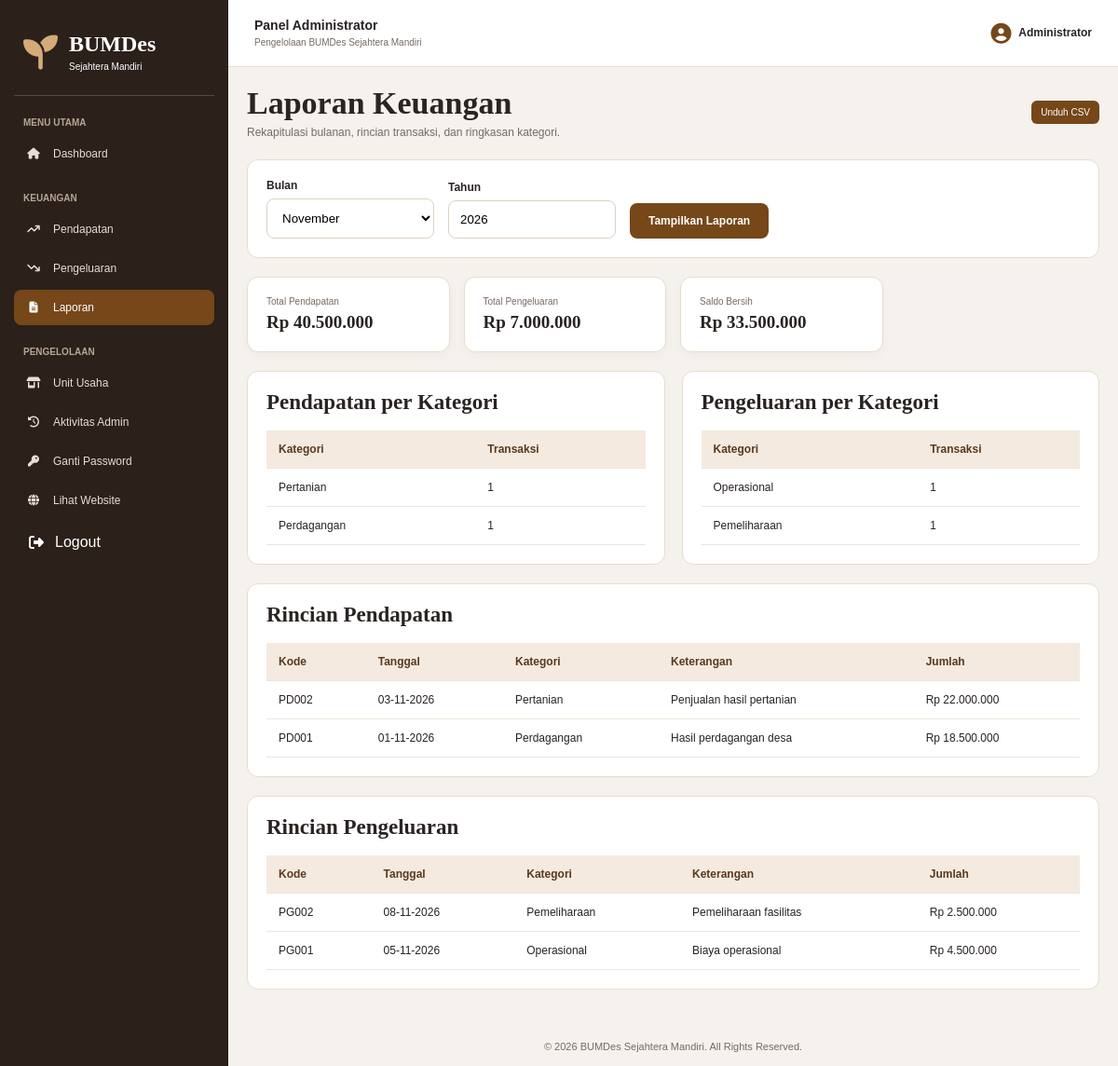
Page /admin/laporan.php (signed in) on the committed database.
### tables this page shows
CREATE TABLE pendapatan (
    id INT AUTO_INCREMENT PRIMARY KEY,
    kode_transaksi VARCHAR(50) NOT NULL UNIQUE,
    tanggal DATE NOT NULL,
    kategori VARCHAR(100) NOT NULL,
    unit_usaha_id INT NULL,
    keterangan TEXT,
    jumlah DECIMAL(15,2) NOT NULL,
    created_at TIMESTAMP DEFAULT CURRENT_TIMESTAMP,
    updated_at TIMESTAMP DEFAULT CURRENT_TIMESTAMP ON UPDATE CURRENT_TIMESTAMP,
    INDEX idx_pendapatan_tanggal (tanggal),
    INDEX idx_pendapatan_unit (unit_usaha_id),
    FOREIGN KEY (unit_usaha_id)
        REFERENCES unit_usaha(id)
        ON DELETE SET NULL
);

CREATE TABLE pengeluaran (
    id INT AUTO_INCREMENT PRIMARY KEY,
    kode_transaksi VARCHAR(50) NOT NULL UNIQUE,
    tanggal DATE NOT NULL,
    kategori VARCHAR(100) NOT NULL,
    unit_usaha_id INT NULL,
    keterangan TEXT,
    jumlah DECIMAL(15,2) NOT NULL,
    created_at TIMESTAMP DEFAULT CURRENT_TIMESTAMP,
    updated_at TIMESTAMP DEFAULT CURRENT_TIMESTAMP ON UPDATE CURRENT_TIMESTAMP,
    INDEX idx_pengeluaran_tanggal (tanggal),
    INDEX idx_pengeluaran_unit (unit_usaha_id),
    FOREIGN KEY (unit_usaha_id)
        REFERENCES unit_usaha(id)
        ON DELETE SET NULL
);

### config/config.php (called while the page is built, shortened)
<?php
function e($data): string {
    return htmlspecialchars((string)($data ?? ''), ENT_QUOTES | ENT_SUBSTITUTE, 'UTF-8');
}
function rupiah($angka): string {
    return 'Rp ' . number_format((float)$angka, 0, ',', '.');
}
function tanggal($value): string {
    $time = strtotime($value);
    return $time ? date('d-m-Y', $time) : '-';
}

### admin/laporan.php (the view, shortened to what this page needs)
<?php
require_once "../config/config.php"; adminLogin();
$bulan=(int)($_GET['bulan']??date('m')); $tahun=(int)($_GET['tahun']??date('Y'));
$awal=sprintf('%04d-%02d-01',$tahun,$bulan); $akhir=date('Y-m-d',strtotime($awal.' +1 month')); $params=[$awal,$akhir];
$q=$pdo->prepare('SELECT COALESCE(SUM(jumlah),0) FROM pendapatan WHERE tanggal>=? AND tanggal<?');$q->execute($params);$pendapatan=$q->fetchColumn();
$q=$pdo->prepare('SELECT COALESCE(SUM(jumlah),0) FROM pengeluaran WHERE tanggal>=? AND tanggal<?');$q->execute($params);$pengeluaran=$q->fetchColumn();$saldo=$pendapatan-$pengeluaran;
$q=$pdo->prepare('SELECT * FROM pendapatan WHERE tanggal>=? AND tanggal<? ORDER BY tanggal DESC,id DESC');$q->execute($params);$dataPendapatan=$q->fetchAll();
$q=$pdo->prepare('SELECT * FROM pengeluaran WHERE tanggal>=? AND tanggal<? ORDER BY tanggal DESC,id DESC');$q->execute($params);$dataPengeluaran=$q->fetchAll();
$q=$pdo->prepare('SELECT kategori,SUM(jumlah) total,COUNT(*) jumlah_transaksi FROM pendapatan WHERE tanggal>=? AND tanggal<? GROUP BY kategori ORDER BY total DESC');$q->execute($params);$kategoriPendapatan=$q->fetchAll();
$q=$pdo->prepare('SELECT kategori,SUM(jumlah) total,COUNT(*) jumlah_transaksi FROM pengeluaran WHERE tanggal>=? AND tanggal<? GROUP BY kategori ORDER BY total DESC');$q->execute($params);$kategoriPengeluaran=$q->fetchAll();
require '_header.php';
?>
<div class="page-heading"><div><h1>Laporan Keuangan</h1><p>Rekapitulasi bulanan, rincian transaksi, dan ringkasan kategori.</p></div><a class="btn-small" href="export-laporan.php?bulan=<?= $bulan ?>&tahun=<?= $tahun ?>">Unduh CSV</a></div>
<div class="content-panel"><form method="GET" class="filter-form"><div class="form-group"><label>Bulan</label><select name="bulan"><?php for($i=1;$i<=12;$i++): ?><option value="<?= $i ?>" <?= $bulan===$i?'selected':'' ?>><?= e(date('F',mktime(0,0,0,$i,1))) ?></option><?php endfor; ?></select></div><div class="form-group"><label>Tahun</label><input type="number" name="tahun" value="<?= $tahun ?>" min="2000" max="2100"></div><button class="btn-submit">Tampilkan Laporan</button></form></div>
<div class="dashboard-cards"><div class="dashboard-card"><div><p>Total Pendapatan</p><h2><?= rupiah($pendapatan) ?></h2></div></div><div class="dashboard-card"><div><p>Total Pengeluaran</p><h2><?= rupiah($pengeluaran) ?></h2></div></div><div class="dashboard-card"><div><p>Saldo Bersih</p><h2><?= rupiah($saldo) ?></h2></div></div></div>
<div class="dashboard-grid"><div class="content-panel"><div class="panel-heading"><h3>Pendapatan per Kategori</h3></div><div class="table-responsive"><table class="data-table"><thead><tr><th>Kategori</th><th>Transaksi</th><th>Total</th></tr></thead><tbody><?php foreach($kategoriPendapatan as $r): ?><tr><td><?= e($r['kategori']) ?></td><td><?= (int)$r['jumlah_transaksi'] ?></td><td><?= rupiah($r['total']) ?></td></tr><?php endforeach; ?><?php if(!$kategoriPendapatan): ?><tr><td colspan="3">Belum ada data.</td></tr><?php endif; ?></tbody></table></div></div>
<div class="content-panel"><div class="panel-heading"><h3>Pengeluaran per Kategori</h3></div><div class="table-responsive"><table class="data-table"><thead><tr><th>Kategori</th><th>Transaksi</th><th>Total</th></tr></thead><tbody><?php foreach($kategoriPengeluaran as $r): ?><tr><td><?= e($r['kategori']) ?></td><td><?= (int)$r['jumlah_transaksi'] ?></td><td><?= rupiah($r['total']) ?></td></tr><?php endforeach; ?><?php if(!$kategoriPengeluaran): ?><tr><td colspan="3">Belum ada data.</td></tr><?php endif; ?></tbody></table></div></div></div>
<div class="content-panel"><div class="panel-heading"><h3>Rincian Pendapatan</h3></div><div class="table-responsive"><table class="data-table"><thead><tr><th>Kode</th><th>Tanggal</th><th>Kategori</th><th>Keterangan</th><th>Jumlah</th></tr></thead><tbody><?php foreach($dataPendapatan as $r): ?><tr><td><?= e($r['kode_transaksi']) ?></td><td><?= tanggal($r['tanggal']) ?></td><td><?= e($r['kategori']) ?></td><td><?= e($r['keterangan']) ?></td><td><?= rupiah($r['jumlah']) ?></td></tr><?php endforeach; ?><?php if(!$dataPendapatan): ?><tr><td colspan="5">Tidak ada transaksi pendapatan pada periode ini.</td></tr><?php endif; ?></tbody></table></div></div>
<div class="content-panel"><div class="panel-heading"><h3>Rincian Pengeluaran</h3></div><div class="table-responsive"><table class="data-table"><thead><tr><th>Kode</th><th>Tanggal</th><th>Kategori</th><th>Keterangan</th><th>Jumlah</th></tr></thead><tbody><?php foreach($dataPengeluaran as $r): ?><tr><td><?= e($r['kode_transaksi']) ?></td><td><?= tanggal($r['tanggal']) ?></td><td><?= e($r['kategori']) ?></td><td><?= e($r['keterangan']) ?></td><td><?= rupiah($r['jumlah']) ?></td></tr><?php endforeach; ?><?php if(!$dataPengeluaran): ?><tr><td colspan="5">Tidak ada transaksi pengeluaran pada periode ini.</td></tr><?php endif; ?></tbody></table></div></div>
<?php require '_footer.php'; ?>

### style.css (style rules this page uses)
:root { --espresso: #292321; --dark-brown: #392719; --brown: #754719; --bronze: #B18A65; --ivory: #F5F0E9; --taupe: #D8C9B8; --white: #FFFFFF; --grey: #766B64; --light: #FBF8F3; --border: #E8DCCE; --shadow: 0 8px 25px rgba(52, 34, 20, .09); }
* { margin: 0; padding: 0; box-sizing: border-box; }
html { scroll-behavior: smooth; }
body { font-family: 'Manrope', sans-serif; background: var(--light); color: var(--espresso); }
a { text-decoration: none; color: inherit; }
button, input, select, textarea { font-family: inherit; }
button { cursor: pointer; }
.table-responsive { width: 100%; overflow-x: auto; }
.data-table { width: 100%; border-collapse: collapse; min-width: 650px; }
.data-table th { background: #F4EADF; color: #59391F; font-weight: 800; font-size: 12px; }
.data-table th, .data-table td { padding: 13px; border-bottom: 1px solid #EEE5DB; text-align: left; font-size: 12px; }
.form-group label { display: block; font-size: 12px; font-weight: 800; margin-bottom: 7px; }
.form-group input, .form-group select, .form-group textarea { width: 100%; padding: 12px; border: 1px solid #DDD0C2; border-radius: 8px; outline: none; background: white; }
.btn-submit { border: none; padding: 12px 20px; border-radius: 8px; background: #754719; color: white; font-size: 12px; font-weight: 800; }
.filter-form { display: flex; align-items: end; gap: 15px; flex-wrap: wrap; }
.filter-form .form-group { min-width: 180px; }
.admin-body { background: #F5F1EC; }
.page-heading { display: flex; justify-content: space-between; align-items: center; margin-bottom: 22px; gap: 15px; }
.page-heading h1 { font-family: 'Cormorant Garamond', serif; font-size: 34px; }
.page-heading p { color: var(--grey); font-size: 12px; margin-top: 5px; }
.dashboard-cards { display: grid; grid-template-columns: repeat(4,1fr); gap: 15px; margin-bottom: 20px; }
.dashboard-card { background: white; padding: 20px; border: 1px solid var(--border); border-radius: 12px; display: flex; align-items: center; gap: 13px; box-shadow: 0 4px 12px #33221408; }
.dashboard-card p { font-size: 10px; color: var(--grey); }
.dashboard-card h2 { font-family: 'Cormorant Garamond', serif; font-size: 23px; margin-top: 6px; }
.dashboard-grid { display: grid; grid-template-columns: 1fr 1fr; gap: 18px; }
.content-panel { background: white; border: 1px solid var(--border); border-radius: 12px; padding: 20px; margin-bottom: 20px; overflow: hidden; }
.panel-heading { display: flex; justify-content: space-between; align-items: center; gap: 15px; margin-bottom: 17px; }
.panel-heading h3 { font-family: 'Cormorant Garamond', serif; font-size: 23px; }
.btn-small { display: inline-block; background: #754719; color: white; padding: 7px 10px; border-radius: 6px; font-size: 10px; }
@media (max-width:1200px) { .dashboard-card h2 { font-size: 19px; } }

### rows in the picture
pendapatan: kode_transaksi "PD002", tanggal "03-11-2026", kategori "Pertanian", keterangan "Penjualan hasil pertanian", jumlah "Rp 22.000.000"
pendapatan: kode_transaksi "PD001", tanggal "01-11-2026", kategori "Perdagangan", keterangan "Hasil perdagangan desa", jumlah "Rp 18.500.000"
pengeluaran: kode_transaksi "PG002", tanggal "08-11-2026", kategori "Pemeliharaan", keterangan "Pemeliharaan fasilitas", jumlah "Rp 2.500.000"
pengeluaran: kode_transaksi "PG001", tanggal "05-11-2026", kategori "Operasional", keterangan "Biaya operasional", jumlah "Rp 4.500.000"

### other values in the picture
$_SESSION["admin_nama"] "Administrator"
rupiah($pendapatan) "Rp 40.500.000"
rupiah($pengeluaran) "Rp 7.000.000"
rupiah($saldo) "Rp 33.500.000"
$r['kategori'] "Pertanian"
$r['jumlah_transaksi'] "1"
$r['kategori'] "Perdagangan"
$r['kategori'] "Operasional"
$r['kategori'] "Pemeliharaan"
form field bulan "November"
